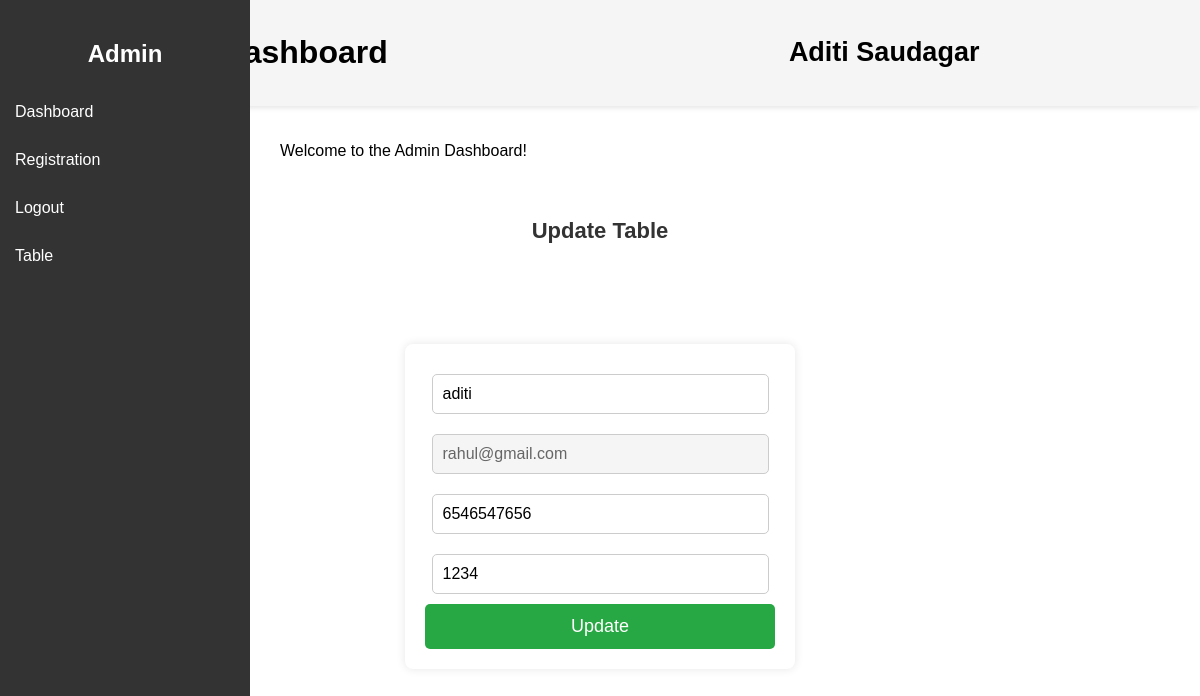
Screenshot of /update/2 with the database file from the repository.
### app/models.py (models this page shows)
class Student(models.Model):
    name=models.CharField(max_length = 50)
    email=models.EmailField()
    phone=models.IntegerField()
    password=models.CharField(max_length = 50)

### app/views.py (the view, shortened to what this page needs)
# urls.py: path('update/<int:pk>',views.update,name='update'),
def update(request,pk):
    x=Student.objects.get(id=pk)
    print(x)
    return render(request,'update.html',{'data4':x})

### app/templates/update.html (shortened to what this page needs)
{% extends "base.html" %}
{% load static %}
{% block content %}
 {%load static%}
  {% if data4 %}
<center>
<h3>Update Table</h3>
<form action="{% url 'update' pk=data4.id %}" method="post" enctype="multipart/form-data">
   <input type="text" name="name" value="{{data4.name}}"><br>
   <input type="email" name="email" value="{{data4.email}}" readonly><br>
   <input type="number" name="phone" value="{{data4.phone}}"><br>
   <input type="text" name="password" value="{{data4.password}}"><br>
   <input type="submit" value="Update">
 </form>
</center>
 {% endif %}
 {% endblock %}

### app/templates/base.html (style rules this page uses)
body { font-family: Arial, sans-serif; margin: 0; padding: 0; }

### app/templates/update.html (style rules this page uses)
form { width: 350px; margin: 100px auto; padding: 20px; background-color: #ffffff; border-radius: 8px; box-shadow: 0px 0px 10px rgba(0, 0, 0, 0.1); text-align: center; }
input[type="text"], input[type="email"], input[type="number"] { width: 90%; padding: 10px; margin: 10px 0; border: 1px solid #ccc; border-radius: 5px; font-size: 16px; }
input[readonly] { background-color: #f5f5f5; color: #666; }
input[type="submit"] { width: 100%; background-color: #28a745; color: white; padding: 12px; border: none; border-radius: 5px; font-size: 18px; cursor: pointer; transition: 0.3s; }
h3 { text-align: center; color: #333; font-size: 22px; margin-bottom: 20px; }

### rows the page displays
Student: name "aditi", email "rahul@gmail.com", phone "6546547656", password "1234"
